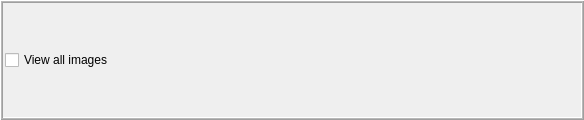
<?xml version="1.0" encoding="UTF-8"?>
<ui version="4.0">
 <class>imageStackWidget</class>
 <widget class="QWidget" name="imageStackWidget">
  <property name="geometry">
   <rect>
    <x>0</x>
    <y>0</y>
    <width>584</width>
    <height>120</height>
   </rect>
  </property>
  <property name="sizePolicy">
   <sizepolicy hsizetype="Preferred" vsizetype="Maximum">
    <horstretch>0</horstretch>
    <verstretch>0</verstretch>
   </sizepolicy>
  </property>
  <property name="minimumSize">
   <size>
    <width>0</width>
    <height>0</height>
   </size>
  </property>
  <property name="maximumSize">
   <size>
    <width>16777215</width>
    <height>16777215</height>
   </size>
  </property>
  <property name="windowTitle">
   <string>Form</string>
  </property>
  <layout class="QVBoxLayout" name="verticalLayout">
   <property name="spacing">
    <number>0</number>
   </property>
   <property name="margin">
    <number>0</number>
   </property>
   <item>
    <widget class="QFrame" name="frame">
     <property name="sizePolicy">
      <sizepolicy hsizetype="Minimum" vsizetype="Preferred">
       <horstretch>0</horstretch>
       <verstretch>0</verstretch>
      </sizepolicy>
     </property>
     <property name="minimumSize">
      <size>
       <width>200</width>
       <height>0</height>
      </size>
     </property>
     <property name="frameShape">
      <enum>QFrame::Box</enum>
     </property>
     <property name="frameShadow">
      <enum>QFrame::Raised</enum>
     </property>
     <property name="midLineWidth">
      <number>1</number>
     </property>
     <layout class="QVBoxLayout" name="verticalLayout_3">
      <property name="spacing">
       <number>2</number>
      </property>
      <property name="margin">
       <number>2</number>
      </property>
      <item>
       <widget class="QCheckBox" name="checkViewAllImages">
        <property name="text">
         <string>View all images</string>
        </property>
       </widget>
      </item>
      <item>
       <layout class="QGridLayout" name="layout">
        <property name="sizeConstraint">
         <enum>QLayout::SetDefaultConstraint</enum>
        </property>
       </layout>
      </item>
     </layout>
    </widget>
   </item>
  </layout>
  <action name="actionClose_image">
   <property name="icon">
    <iconset resource="../resources/viewer.qrc">
     <normaloff>:/common/close.gif</normaloff>:/common/close.gif</iconset>
   </property>
   <property name="text">
    <string>Close image</string>
   </property>
  </action>
  <action name="actionDistribute_images">
   <property name="icon">
    <iconset resource="../resources/viewer.qrc">
     <normaloff>:/common/distribute.png</normaloff>:/common/distribute.png</iconset>
   </property>
   <property name="text">
    <string>Distribute images</string>
   </property>
  </action>
  <action name="actionClose_all_images">
   <property name="icon">
    <iconset resource="../resources/viewer.qrc">
     <normaloff>:/common/close.gif</normaloff>:/common/close.gif</iconset>
   </property>
   <property name="text">
    <string>Close all images</string>
   </property>
  </action>
  <action name="actionImage_type_stats">
   <property name="checkable">
    <bool>true</bool>
   </property>
   <property name="text">
    <string>Statistical image</string>
   </property>
  </action>
  <action name="actionStructural_image">
   <property name="checkable">
    <bool>true</bool>
   </property>
   <property name="text">
    <string>Structural image</string>
   </property>
  </action>
 </widget>
 <resources>
  <include location="../resources/viewer.qrc"/>
 </resources>
 <connections/>
</ui>
